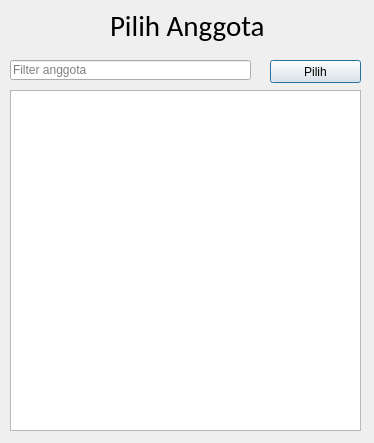
<?xml version="1.0" encoding="UTF-8"?>
<ui version="4.0">
 <class>Dialog</class>
 <widget class="QDialog" name="Dialog">
  <property name="geometry">
   <rect>
    <x>0</x>
    <y>0</y>
    <width>374</width>
    <height>443</height>
   </rect>
  </property>
  <property name="windowTitle">
   <string>Dialog</string>
  </property>
  <widget class="QLineEdit" name="text">
   <property name="geometry">
    <rect>
     <x>10</x>
     <y>60</y>
     <width>241</width>
     <height>20</height>
    </rect>
   </property>
   <property name="placeholderText">
    <string>Filter anggota</string>
   </property>
  </widget>
  <widget class="QPushButton" name="tombol">
   <property name="geometry">
    <rect>
     <x>270</x>
     <y>60</y>
     <width>91</width>
     <height>23</height>
    </rect>
   </property>
   <property name="text">
    <string>Pilih</string>
   </property>
  </widget>
  <widget class="QLabel" name="label">
   <property name="geometry">
    <rect>
     <x>110</x>
     <y>0</y>
     <width>181</width>
     <height>51</height>
    </rect>
   </property>
   <property name="font">
    <font>
     <family>Calibri</family>
     <pointsize>22</pointsize>
    </font>
   </property>
   <property name="text">
    <string>Pilih Anggota</string>
   </property>
  </widget>
  <widget class="QTableView" name="table">
   <property name="geometry">
    <rect>
     <x>10</x>
     <y>90</y>
     <width>351</width>
     <height>341</height>
    </rect>
   </property>
  </widget>
 </widget>
 <resources/>
 <connections/>
</ui>
